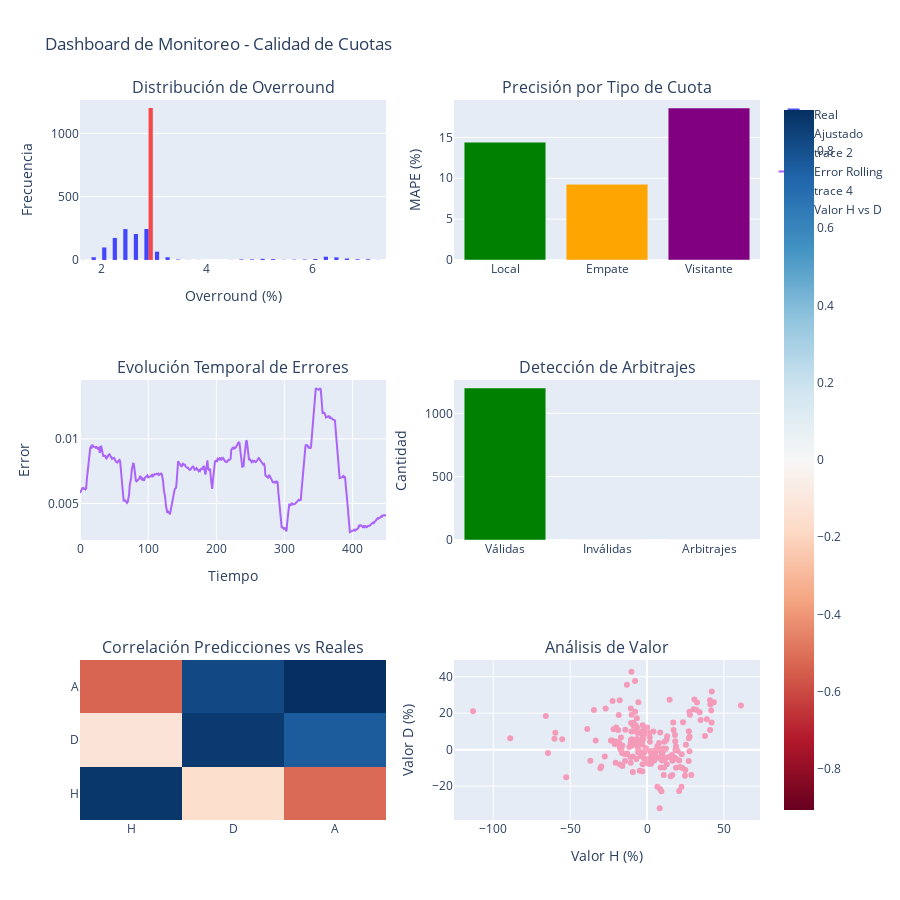
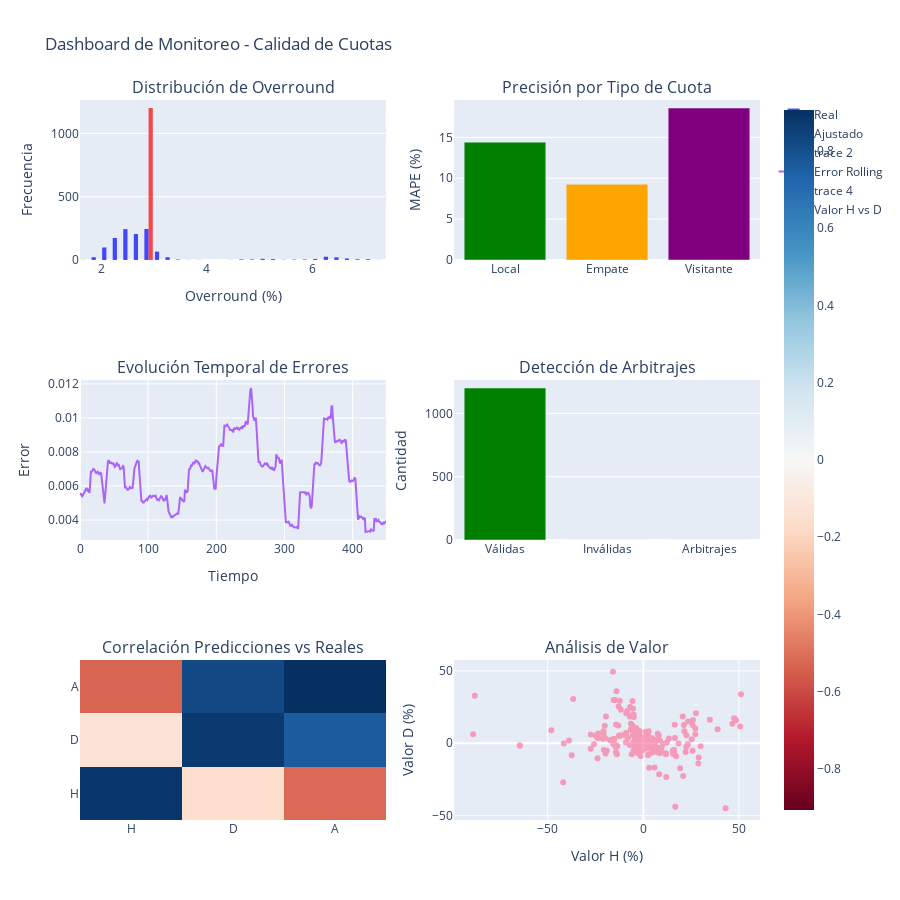

These figures' notebook cell, in order:
### Code cell
# Crear dashboard interactivo de monitoreo
def create_monitoring_dashboard(predictions_df):
    """
    Crea un dashboard interactivo para monitorear la calidad de las cuotas.
    """
    from plotly.subplots import make_subplots
    import plotly.graph_objects as go
    
    # Crear subplot con 6 gráficos
    fig = make_subplots(
        rows=3, cols=2,
        subplot_titles=(
            'Distribución de Overround', 'Precisión por Tipo de Cuota',
            'Evolución Temporal de Errores', 'Detección de Arbitrajes',
            'Correlación Predicciones vs Reales', 'Análisis de Valor'
        ),
        specs=[[{"type": "histogram"}, {"type": "scatter"}],
               [{"type": "scatter"}, {"type": "bar"}],
               [{"type": "heatmap"}, {"type": "scatter"}]]
    )
    
    # 1. Distribución de Overround
    fig.add_trace(
        go.Histogram(x=predictions_df['overround_real']*100, name='Real', opacity=0.7,
                    nbinsx=30, marker_color='blue'),
        row=1, col=1
    )
    fig.add_trace(
        go.Histogram(x=predictions_df['overround_prop_adj']*100, name='Ajustado', opacity=0.7,
                    nbinsx=30, marker_color='red'),
        row=1, col=1
    )
    
    # 2. Precisión por tipo de cuota
    accuracy_data = []
    for outcome in ['H', 'D', 'A']:
        real_col = f'B365{outcome}_real'
        pred_col = f'prop_odds_{outcome}_adj'
        mape = np.mean(np.abs(predictions_df[real_col] - predictions_df[pred_col]) / predictions_df[real_col]) * 100
        accuracy_data.append(mape)
    
    fig.add_trace(
        go.Bar(x=['Local', 'Empate', 'Visitante'], y=accuracy_data, 
               marker_color=['green', 'orange', 'purple']),
        row=1, col=2
    )
    
    # 3. Evolución temporal (simulada)
    sample_size = min(500, len(predictions_df))
    sample_idx = np.random.choice(len(predictions_df), sample_size, replace=False)
    sample_idx_sorted = np.sort(sample_idx)
    
    rolling_error = []
    window = 50
    for i in range(window, len(sample_idx_sorted)):
        subset = predictions_df.iloc[sample_idx_sorted[i-window:i]]
        error = np.mean(np.abs(subset['overround_real'] - subset['overround_prop_adj']))
        rolling_error.append(error)
    
    fig.add_trace(
        go.Scatter(x=list(range(len(rolling_error))), y=rolling_error,
                  mode='lines', name='Error Rolling'),
        row=2, col=1
    )
    
    # 4. Detección de arbitrajes
    arbitrage_count = predictions_df['prop_arbitrage'].sum()
    valid_count = predictions_df['prop_valid'].sum()
    invalid_count = len(predictions_df) - valid_count
    
    fig.add_trace(
        go.Bar(x=['Válidas', 'Inválidas', 'Arbitrajes'], 
               y=[valid_count, invalid_count, arbitrage_count],
               marker_color=['green', 'red', 'orange']),
        row=2, col=2
    )
    
    # 5. Matriz de correlación
    corr_data = []
    outcomes = ['H', 'D', 'A']
    for i, outcome1 in enumerate(outcomes):
        row = []
        for j, outcome2 in enumerate(outcomes):
            real_col = f'B365{outcome1}_real'
            pred_col = f'prop_odds_{outcome2}_adj'
            corr = predictions_df[real_col].corr(predictions_df[pred_col])
            row.append(corr)
        corr_data.append(row)
    
    fig.add_trace(
        go.Heatmap(z=corr_data, x=outcomes, y=outcomes, 
                  colorscale='RdBu', zmid=0),
        row=3, col=1
    )
    
    # 6. Análisis de valor (diferencia porcentual)
    value_h = (predictions_df['B365H_real'] - predictions_df['prop_odds_H_adj']) / predictions_df['B365H_real'] * 100
    value_d = (predictions_df['B365D_real'] - predictions_df['prop_odds_D_adj']) / predictions_df['B365D_real'] * 100
    
    sample_indices = np.random.choice(len(predictions_df), 200, replace=False)
    
    fig.add_trace(
        go.Scatter(x=value_h.iloc[sample_indices], y=value_d.iloc[sample_indices],
                  mode='markers', name='Valor H vs D', opacity=0.6),
        row=3, col=2
    )
    
    # Actualizar layout
    fig.update_layout(
        height=900,
        title_text="Dashboard de Monitoreo - Calidad de Cuotas",
        showlegend=True
    )
    
    # Etiquetas de ejes
    fig.update_xaxes(title_text="Overround (%)", row=1, col=1)
    fig.update_yaxes(title_text="Frecuencia", row=1, col=1)
    fig.update_yaxes(title_text="MAPE (%)", row=1, col=2)
    fig.update_xaxes(title_text="Tiempo", row=2, col=1)
    fig.update_yaxes(title_text="Error", row=2, col=1)
    fig.update_yaxes(title_text="Cantidad", row=2, col=2)
    fig.update_xaxes(title_text="Valor H (%)", row=3, col=2)
    fig.update_yaxes(title_text="Valor D (%)", row=3, col=2)
    
    return fig

# Generar dashboard
print("GENERANDO DASHBOARD DE MONITOREO...")
print("="*40)

dashboard = create_monitoring_dashboard(predictions_df)
dashboard.show()

print("Dashboard interactivo generado exitosamente")
print("\nRESUMEN DEL DASHBOARD:")
print("="*30)
print("1. Distribución de Overround: Compara real vs ajustado")
print("2. Precisión por Tipo: MAPE para cada resultado")
print("3. Evolución Temporal: Tendencia de errores")
print("4. Detección de Arbitrajes: Cuotas problemáticas")
print("5. Correlación: Relación entre predicciones y reales")
print("6. Análisis de Valor: Diferencias porcentuales")

### Figure 1 — Plotly figure (JSON) as saved in the notebook; plotly's stock layout.template omitted (floating-point values rounded to 4 significant figures; data arrays with more than 128 entries replaced by an {"elided": "..."} marker saying what was removed)
{"data": [{"marker": {"color": "blue"}, "name": "Real", "nbinsx": 30, "opacity": 0.7, "type": "histogram", "x": {"elided": "1200 float values"}, "xaxis": "x", "yaxis": "y"}, {"marker": {"color": "red"}, "name": "Ajustado", "nbinsx": 30, "opacity": 0.7, "type": "histogram", "x": {"elided": "1200 float values"}, "xaxis": "x", "yaxis": "y"}, {"marker": {"color": ["green", "orange", "purple"]}, "type": "bar", "x": ["Local", "Empate", "Visitante"], "xaxis": "x2", "y": [14.42, 9.261, 18.6], "yaxis": "y2"}, {"mode": "lines", "name": "Error Rolling", "type": "scatter", "x": {"elided": "450 int values"}, "xaxis": "x3", "y": {"elided": "450 float values"}, "yaxis": "y3"}, {"marker": {"color": ["green", "red", "orange"]}, "type": "bar", "x": ["Válidas", "Inválidas", "Arbitrajes"], "xaxis": "x4", "y": [1200, 0, 0], "yaxis": "y4"}, {"colorscale": [[0, "rgb(103,0,31)"], [0.1, "rgb(178,24,43)"], [0.2, "rgb(214,96,77)"], [0.3, "rgb(244,165,130)"], [0.4, "rgb(253,219,199)"], [0.5, "rgb(247,247,247)"], [0.6, "rgb(209,229,240)"], [0.7, "rgb(146,197,222)"], [0.8, "rgb(67,147,195)"], [0.9, "rgb(33,102,172)"], [1, "rgb(5,48,97)"]], "type": "heatmap", "x": ["H", "D", "A"], "xaxis": "x5", "y": ["H", "D", "A"], "yaxis": "y5", "z": [[0.8817, -0.1583, -0.5171], [-0.1217, 0.8711, 0.7599], [-0.5299, 0.8224, 0.9061]], "zmid": 0}, {"mode": "markers", "name": "Valor H vs D", "opacity": 0.6, "type": "scatter", "x": {"elided": "200 float values"}, "xaxis": "x6", "y": {"elided": "200 float values"}, "yaxis": "y6"}], "layout": {"annotations": [{"font": {"size": 16}, "showarrow": false, "text": "Distribución de Overround", "x": 0.225, "xanchor": "center", "xref": "paper", "y": 1, "yanchor": "bottom", "yref": "paper"}, {"font": {"size": 16}, "showarrow": false, "text": "Precisión por Tipo de Cuota", "x": 0.775, "xanchor": "center", "xref": "paper", "y": 1, "yanchor": "bottom", "yref": "paper"}, {"font": {"size": 16}, "showarrow": false, "text": "Evolución Temporal de Errores", "x": 0.225, "xanchor": "center", "xref": "paper", "y": 0.6111, "yanchor": "bottom", "yref": "paper"}, {"font": {"size": 16}, "showarrow": false, "text": "Detección de Arbitrajes", "x": 0.775, "xanchor": "center", "xref": "paper", "y": 0.6111, "yanchor": "bottom", "yref": "paper"}, {"font": {"size": 16}, "showarrow": false, "text": "Correlación Predicciones vs Reales", "x": 0.225, "xanchor": "center", "xref": "paper", "y": 0.2222, "yanchor": "bottom", "yref": "paper"}, {"font": {"size": 16}, "showarrow": false, "text": "Análisis de Valor", "x": 0.775, "xanchor": "center", "xref": "paper", "y": 0.2222, "yanchor": "bottom", "yref": "paper"}], "height": 900, "showlegend": true, "title": {"text": "Dashboard de Monitoreo - Calidad de Cuotas"}, "xaxis": {"anchor": "y", "domain": [0, 0.45], "title": {"text": "Overround (%)"}}, "xaxis2": {"anchor": "y2", "domain": [0.55, 1]}, "xaxis3": {"anchor": "y3", "domain": [0, 0.45], "title": {"text": "Tiempo"}}, "xaxis4": {"anchor": "y4", "domain": [0.55, 1]}, "xaxis5": {"anchor": "y5", "domain": [0, 0.45]}, "xaxis6": {"anchor": "y6", "domain": [0.55, 1], "title": {"text": "Valor H (%)"}}, "yaxis": {"anchor": "x", "domain": [0.7778, 1], "title": {"text": "Frecuencia"}}, "yaxis2": {"anchor": "x2", "domain": [0.7778, 1], "title": {"text": "MAPE (%)"}}, "yaxis3": {"anchor": "x3", "domain": [0.3889, 0.6111], "title": {"text": "Error"}}, "yaxis4": {"anchor": "x4", "domain": [0.3889, 0.6111], "title": {"text": "Cantidad"}}, "yaxis5": {"anchor": "x5", "domain": [0, 0.2222]}, "yaxis6": {"anchor": "x6", "domain": [0, 0.2222], "title": {"text": "Valor D (%)"}}}}

### Figure 2 — Plotly figure (JSON) as saved in the notebook; plotly's stock layout.template omitted (floating-point values rounded to 4 significant figures; data arrays with more than 128 entries replaced by an {"elided": "..."} marker saying what was removed)
{"data": [{"marker": {"color": "blue"}, "name": "Real", "nbinsx": 30, "opacity": 0.7, "type": "histogram", "x": {"elided": "1200 float values"}, "xaxis": "x", "yaxis": "y"}, {"marker": {"color": "red"}, "name": "Ajustado", "nbinsx": 30, "opacity": 0.7, "type": "histogram", "x": {"elided": "1200 float values"}, "xaxis": "x", "yaxis": "y"}, {"marker": {"color": ["green", "orange", "purple"]}, "type": "bar", "x": ["Local", "Empate", "Visitante"], "xaxis": "x2", "y": [14.42, 9.261, 18.6], "yaxis": "y2"}, {"mode": "lines", "name": "Error Rolling", "type": "scatter", "x": {"elided": "450 int values"}, "xaxis": "x3", "y": {"elided": "450 float values"}, "yaxis": "y3"}, {"marker": {"color": ["green", "red", "orange"]}, "type": "bar", "x": ["Válidas", "Inválidas", "Arbitrajes"], "xaxis": "x4", "y": [1200, 0, 0], "yaxis": "y4"}, {"colorscale": [[0, "rgb(103,0,31)"], [0.1, "rgb(178,24,43)"], [0.2, "rgb(214,96,77)"], [0.3, "rgb(244,165,130)"], [0.4, "rgb(253,219,199)"], [0.5, "rgb(247,247,247)"], [0.6, "rgb(209,229,240)"], [0.7, "rgb(146,197,222)"], [0.8, "rgb(67,147,195)"], [0.9, "rgb(33,102,172)"], [1, "rgb(5,48,97)"]], "type": "heatmap", "x": ["H", "D", "A"], "xaxis": "x5", "y": ["H", "D", "A"], "yaxis": "y5", "z": [[0.8817, -0.1583, -0.5171], [-0.1217, 0.8711, 0.7599], [-0.5299, 0.8224, 0.9061]], "zmid": 0}, {"mode": "markers", "name": "Valor H vs D", "opacity": 0.6, "type": "scatter", "x": {"elided": "200 float values"}, "xaxis": "x6", "y": {"elided": "200 float values"}, "yaxis": "y6"}], "layout": {"annotations": [{"font": {"size": 16}, "showarrow": false, "text": "Distribución de Overround", "x": 0.225, "xanchor": "center", "xref": "paper", "y": 1, "yanchor": "bottom", "yref": "paper"}, {"font": {"size": 16}, "showarrow": false, "text": "Precisión por Tipo de Cuota", "x": 0.775, "xanchor": "center", "xref": "paper", "y": 1, "yanchor": "bottom", "yref": "paper"}, {"font": {"size": 16}, "showarrow": false, "text": "Evolución Temporal de Errores", "x": 0.225, "xanchor": "center", "xref": "paper", "y": 0.6111, "yanchor": "bottom", "yref": "paper"}, {"font": {"size": 16}, "showarrow": false, "text": "Detección de Arbitrajes", "x": 0.775, "xanchor": "center", "xref": "paper", "y": 0.6111, "yanchor": "bottom", "yref": "paper"}, {"font": {"size": 16}, "showarrow": false, "text": "Correlación Predicciones vs Reales", "x": 0.225, "xanchor": "center", "xref": "paper", "y": 0.2222, "yanchor": "bottom", "yref": "paper"}, {"font": {"size": 16}, "showarrow": false, "text": "Análisis de Valor", "x": 0.775, "xanchor": "center", "xref": "paper", "y": 0.2222, "yanchor": "bottom", "yref": "paper"}], "height": 900, "showlegend": true, "title": {"text": "Dashboard de Monitoreo - Calidad de Cuotas"}, "xaxis": {"anchor": "y", "domain": [0, 0.45], "title": {"text": "Overround (%)"}}, "xaxis2": {"anchor": "y2", "domain": [0.55, 1]}, "xaxis3": {"anchor": "y3", "domain": [0, 0.45], "title": {"text": "Tiempo"}}, "xaxis4": {"anchor": "y4", "domain": [0.55, 1]}, "xaxis5": {"anchor": "y5", "domain": [0, 0.45]}, "xaxis6": {"anchor": "y6", "domain": [0.55, 1], "title": {"text": "Valor H (%)"}}, "yaxis": {"anchor": "x", "domain": [0.7778, 1], "title": {"text": "Frecuencia"}}, "yaxis2": {"anchor": "x2", "domain": [0.7778, 1], "title": {"text": "MAPE (%)"}}, "yaxis3": {"anchor": "x3", "domain": [0.3889, 0.6111], "title": {"text": "Error"}}, "yaxis4": {"anchor": "x4", "domain": [0.3889, 0.6111], "title": {"text": "Cantidad"}}, "yaxis5": {"anchor": "x5", "domain": [0, 0.2222]}, "yaxis6": {"anchor": "x6", "domain": [0, 0.2222], "title": {"text": "Valor D (%)"}}}}
